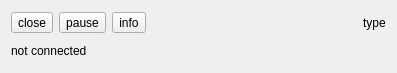
<?xml version="1.0" encoding="UTF-8"?>
<ui version="4.0">
 <class>NDLCom::InterfaceWidget</class>
 <widget class="QWidget" name="NDLCom::InterfaceWidget">
  <property name="geometry">
   <rect>
    <x>0</x>
    <y>0</y>
    <width>397</width>
    <height>73</height>
   </rect>
  </property>
  <property name="windowTitle">
   <string>Form</string>
  </property>
  <layout class="QVBoxLayout" name="verticalLayout">
   <item>
    <layout class="QHBoxLayout" name="horizontalLayout">
     <item>
      <widget class="QToolButton" name="close">
       <property name="text">
        <string>close</string>
       </property>
      </widget>
     </item>
     <item>
      <widget class="QToolButton" name="pause">
       <property name="text">
        <string>pause</string>
       </property>
      </widget>
     </item>
     <item>
      <widget class="QToolButton" name="info">
       <property name="text">
        <string>info</string>
       </property>
      </widget>
     </item>
     <item>
      <spacer name="horizontalSpacer">
       <property name="orientation">
        <enum>Qt::Horizontal</enum>
       </property>
       <property name="sizeHint" stdset="0">
        <size>
         <width>40</width>
         <height>20</height>
        </size>
       </property>
      </spacer>
     </item>
     <item>
      <widget class="QLabel" name="type">
       <property name="text">
        <string>type</string>
       </property>
      </widget>
     </item>
    </layout>
   </item>
   <item>
    <layout class="QHBoxLayout" name="horizontalLayout_2">
     <item>
      <widget class="QLabel" name="status">
       <property name="minimumSize">
        <size>
         <width>300</width>
         <height>0</height>
        </size>
       </property>
       <property name="text">
        <string>not connected</string>
       </property>
       <property name="alignment">
        <set>Qt::AlignLeading|Qt::AlignLeft|Qt::AlignVCenter</set>
       </property>
      </widget>
     </item>
     <item>
      <spacer name="horizontalSpacer_2">
       <property name="orientation">
        <enum>Qt::Horizontal</enum>
       </property>
       <property name="sizeHint" stdset="0">
        <size>
         <width>40</width>
         <height>20</height>
        </size>
       </property>
      </spacer>
     </item>
    </layout>
   </item>
  </layout>
 </widget>
 <resources/>
 <connections/>
</ui>
